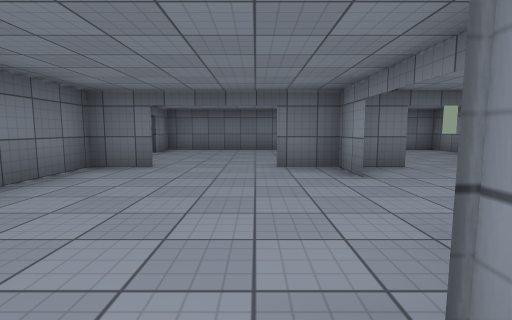
[1] (above)

16 first-person views from a walk through a Unity game level. The camera is 1.2 m above the floor, tilts 6° down and sees 85° across. The floor is counted in squares, 2 m on a side. Each view is taken from the middle of a square. On the plan, view 1 faces up. The plan holds only what a view shows up to about 9 squares ahead; the rest is blank. The place goes on beyond the plan. The player is left out. Some surface patterns are stand-ins.

[2]
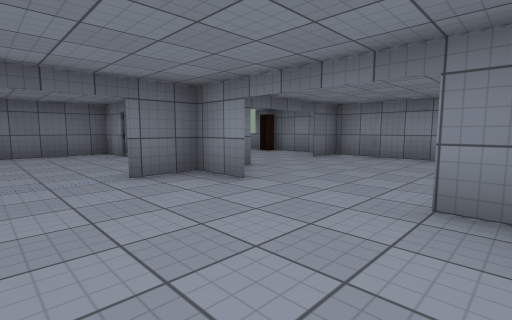

[3]
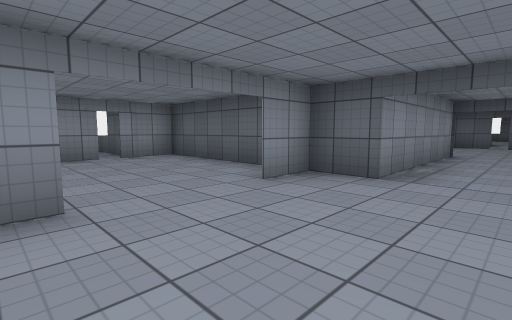

[4]
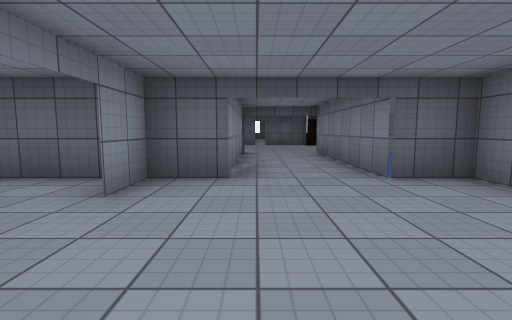

[5]
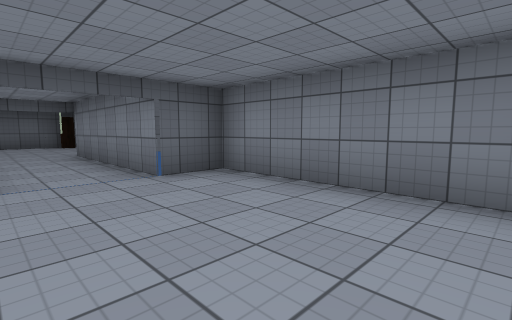

[6]
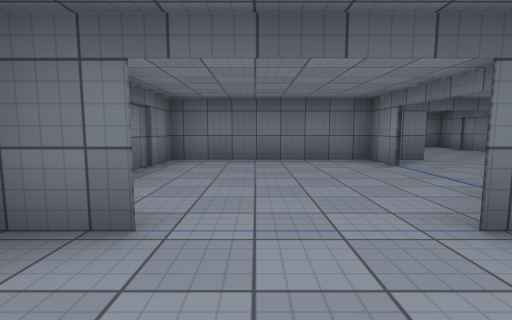

[7]
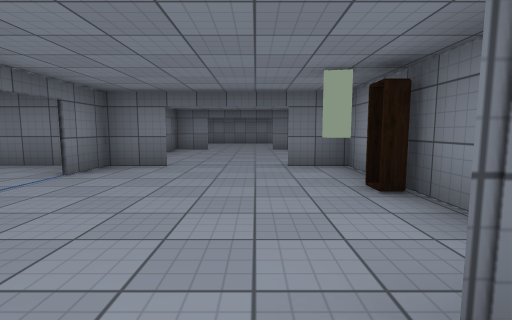

[8]
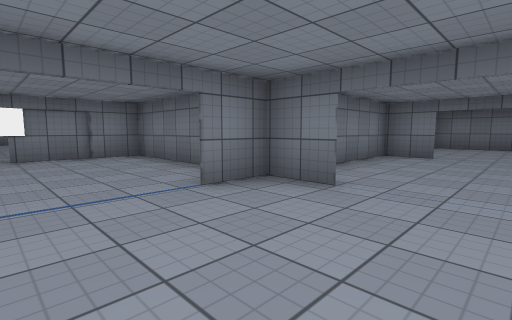

[9]
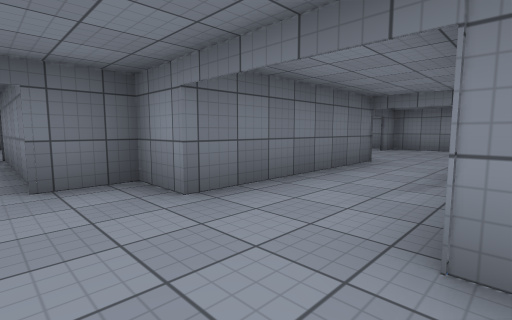

[10]
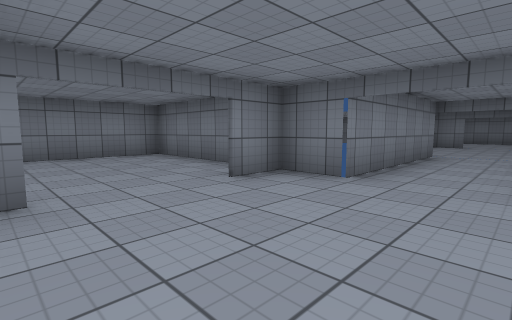

[11]
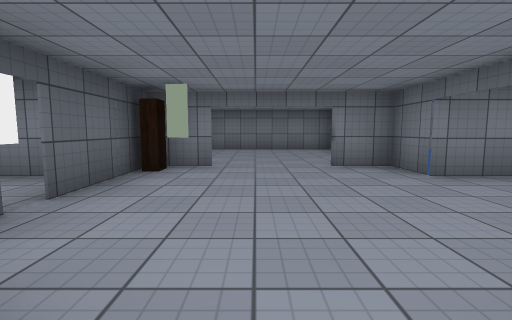

[12]
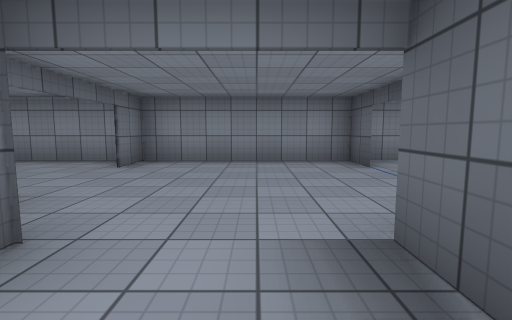

[13]
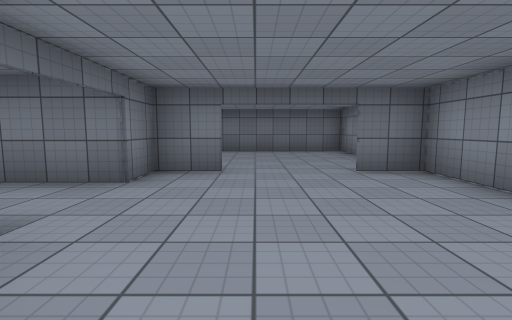

[14]
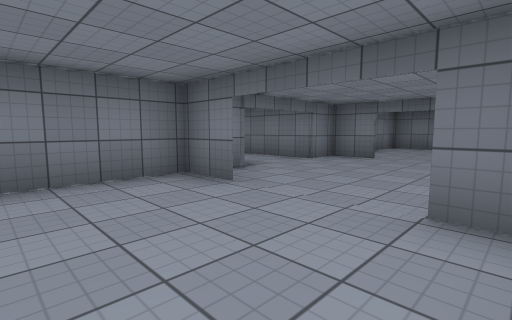

[15]
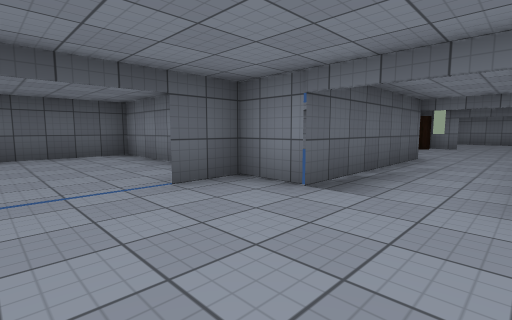

[16]
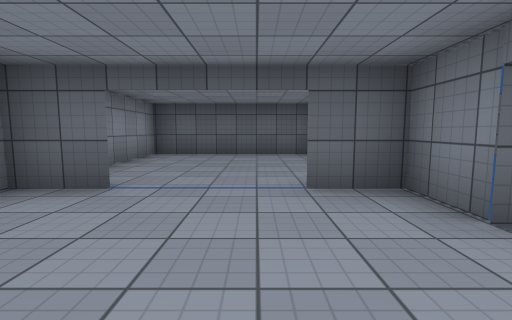

### Floor plan
Points are (right, up) in squares from view 1. A wall is a line through its corners. A room is listed if a view was taken in it or the views show most of it. See-through windows are left out.
Room 1 (views 1, 2, 3, 4, 5, 6, 8)
walls: (1.4, 3.5) (1.4, 4.6); (-1.6, 4.6) (-2.8, 4.6) (-2.8, 0.5) (-1.7, 0.5) (-1.7, -3.7); (1.4, 0.4) (1.4, 1.6); (1.4, 7.6) (1.4, 8.9) (1.4, 7.6); (2.5, 8.8) (-2.8, 8.8) (-2.8, 6.2); (5.6, 5.2) (5.6, 8.8) (4.5, 8.8); (0.4, -3.7) (0.4, 0.5)
ways out: opening at (1, 2.5) to room 2; opening at (3.5, 5) to room 2; opening at (-0.5, -4) to room 3; opening at (3.5, 9)
objects: other object (5, 7)
Room 2 (view 7)
walls: (2.5, 4.6) (0.3, 4.6); (5.6, 1.9) (5.6, 4.6) (4.4, 4.6); (0.4, 0.5) (5.6, 0.5) (5.6, 1.7)
ways out: opening at (1, 2.5) to room 1; opening at (3.5, 5) to room 1
Room 3 (views 9, 10, 11, 12, 15, 16)
walls: (1.3, -6.8) (5.4, -6.8); (-1.5, -7.9) (-0.4, -7.9); (-1.7, -3.7) (-6.9, -3.7) (-6.9, -7.5); (-2.8, -6.9) (-2.8, -7.6); (-2.8, -3.6) (-2.8, -4.8); (5.4, -4.7) (1.4, -4.7) (1.4, -3.7) (0.4, -3.7); (5.4, -7.9) (6.5, -7.9); (6.5, -3.7) (5.4, -3.7); (8.5, -7.9) (9.6, -7.9) (9.6, -4.4); (9.6, -3.7) (8.5, -3.7)
ways out: opening at (-0.5, -4) to room 1; opening at (7.5, -8) to room 4; opening at (7.5, -4) to room 5
objects: other object (-2, -8) to (-2, -7)
Room 4 (views 13, 14)
walls: (6.5, -7.9) (5.4, -7.9); (9.6, -8.9) (9.6, -8.3); (9, -7.9) (8.5, -7.9); (5.4, -6.8) (5.4, -12) (9.6, -12) (9.6, -9.8)
ways out: opening at (7.5, -8) to room 3
Room 5 (no view inside)
walls: (9.6, -4.4) (9.6, 0.5) (5.9, 0.5); (5.4, -3.7) (5.4, -4.7)
ways out: opening at (7.5, -4) to room 3

Positions as (right, up) in squares from view 1, and headings:
1: (0, 0), facing up
2: (-1, 1), facing up-right
3: (-1, 4), facing down-right
4: (0, 4), facing down
5: (0, 4), facing down-left
6: (-1, 3), facing up
7: (4, 4), facing up
8: (4, 6), facing up-left
9: (0, -7), facing up-right
10: (0, -7), facing up-left
11: (2, -6), facing left
12: (4, -6), facing right
13: (7, -8), facing up
14: (9, -10), facing up-left
15: (8, -5), facing down-left
16: (7, -5), facing down
